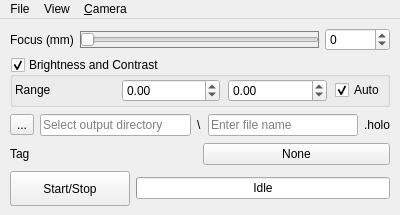
<?xml version="1.0" encoding="UTF-8"?>
<ui version="4.0">
 <class>LightUI</class>
 <widget class="QMainWindow" name="LightUI">
  <property name="geometry">
   <rect>
    <x>0</x>
    <y>0</y>
    <width>400</width>
    <height>215</height>
   </rect>
  </property>
  <property name="minimumSize">
   <size>
    <width>3</width>
    <height>0</height>
   </size>
  </property>
  <property name="windowTitle">
   <string>Holovibes</string>
  </property>
  <property name="sizeGripEnabled" stdset="0">
   <bool>false</bool>
  </property>
  <widget class="QWidget" name="formLayoutWidget">
   <layout class="QVBoxLayout" name="verticalLayout">
    <property name="sizeConstraint">
     <enum>QLayout::SetDefaultConstraint</enum>
    </property>
    <property name="leftMargin">
     <number>10</number>
    </property>
    <property name="rightMargin">
     <number>10</number>
    </property>
    <item>
     <layout class="QHBoxLayout" name="horizontalLayout">
      <item>
       <widget class="QLabel" name="label">
        <property name="text">
         <string>Focus (mm)</string>
        </property>
       </widget>
      </item>
      <item>
       <widget class="QSlider" name="ZSlider">
        <property name="styleSheet">
         <string notr="true">border: 1px solid grey;</string>
        </property>
        <property name="maximum">
         <number>1000</number>
        </property>
        <property name="pageStep">
         <number>1</number>
        </property>
        <property name="orientation">
         <enum>Qt::Horizontal</enum>
        </property>
       </widget>
      </item>
      <item>
       <widget class="QSpinBox" name="ZSpinBox">
        <property name="sizePolicy">
         <sizepolicy hsizetype="Minimum" vsizetype="Fixed">
          <horstretch>0</horstretch>
          <verstretch>0</verstretch>
         </sizepolicy>
        </property>
        <property name="minimumSize">
         <size>
          <width>60</width>
          <height>0</height>
         </size>
        </property>
        <property name="minimum">
         <number>-10000</number>
        </property>
        <property name="maximum">
         <number>10000</number>
        </property>
       </widget>
      </item>
     </layout>
    </item>
    <item>
     <widget class="QGroupBox" name="ContrastCheckBox">
      <property name="sizePolicy">
       <sizepolicy hsizetype="MinimumExpanding" vsizetype="Maximum">
        <horstretch>0</horstretch>
        <verstretch>0</verstretch>
       </sizepolicy>
      </property>
      <property name="title">
       <string>Brightness and Contrast</string>
      </property>
      <property name="checkable">
       <bool>true</bool>
      </property>
      <property name="checked">
       <bool>true</bool>
      </property>
      <layout class="QGridLayout" name="gridLayout_3">
       <property name="leftMargin">
        <number>2</number>
       </property>
       <property name="topMargin">
        <number>2</number>
       </property>
       <property name="rightMargin">
        <number>2</number>
       </property>
       <property name="bottomMargin">
        <number>2</number>
       </property>
       <property name="horizontalSpacing">
        <number>0</number>
       </property>
       <property name="verticalSpacing">
        <number>2</number>
       </property>
       <item row="2" column="1" rowspan="3">
        <layout class="QHBoxLayout" name="horizontalLayout_8">
         <property name="spacing">
          <number>8</number>
         </property>
         <item>
          <widget class="QLabel" name="ContrastRangeLabel">
           <property name="enabled">
            <bool>true</bool>
           </property>
           <property name="sizePolicy">
            <sizepolicy hsizetype="Expanding" vsizetype="Fixed">
             <horstretch>1</horstretch>
             <verstretch>0</verstretch>
            </sizepolicy>
           </property>
           <property name="statusTip">
            <string>The lower and upper limit of the contrast</string>
           </property>
           <property name="text">
            <string>Range</string>
           </property>
          </widget>
         </item>
         <item>
          <widget class="QDoubleSpinBox" name="ContrastMinDoubleSpinBox">
           <property name="enabled">
            <bool>true</bool>
           </property>
           <property name="sizePolicy">
            <sizepolicy hsizetype="Expanding" vsizetype="Fixed">
             <horstretch>1</horstretch>
             <verstretch>0</verstretch>
            </sizepolicy>
           </property>
           <property name="minimum">
            <double>-100.000000000000000</double>
           </property>
           <property name="maximum">
            <double>100.000000000000000</double>
           </property>
           <property name="singleStep">
            <double>0.010000000000000</double>
           </property>
          </widget>
         </item>
         <item>
          <widget class="QDoubleSpinBox" name="ContrastMaxDoubleSpinBox">
           <property name="enabled">
            <bool>true</bool>
           </property>
           <property name="sizePolicy">
            <sizepolicy hsizetype="Expanding" vsizetype="Fixed">
             <horstretch>1</horstretch>
             <verstretch>0</verstretch>
            </sizepolicy>
           </property>
           <property name="minimum">
            <double>-100.000000000000000</double>
           </property>
           <property name="maximum">
            <double>100.000000000000000</double>
           </property>
           <property name="singleStep">
            <double>0.010000000000000</double>
           </property>
          </widget>
         </item>
         <item>
          <widget class="QCheckBox" name="AutoRefreshContrastCheckBox">
           <property name="text">
            <string>Auto</string>
           </property>
           <property name="checked">
            <bool>true</bool>
           </property>
          </widget>
         </item>
        </layout>
       </item>
      </layout>
     </widget>
    </item>
    <item>
     <layout class="QHBoxLayout" name="outputFileSelectionLayout">
      <property name="spacing">
       <number>6</number>
      </property>
      <property name="leftMargin">
       <number>0</number>
      </property>
      <property name="rightMargin">
       <number>0</number>
      </property>
      <item>
       <widget class="QToolButton" name="OutputFileBrowseToolButton">
        <property name="text">
         <string>...</string>
        </property>
        <property name="shortcut">
         <string>Ctrl+S</string>
        </property>
       </widget>
      </item>
      <item>
       <widget class="holovibes::gui::Drag_drop_lineedit" name="OutputFilePathLineEdit">
        <property name="inputMask">
         <string/>
        </property>
        <property name="text">
         <string/>
        </property>
        <property name="dragEnabled">
         <bool>false</bool>
        </property>
        <property name="readOnly">
         <bool>true</bool>
        </property>
        <property name="placeholderText">
         <string>Select output directory</string>
        </property>
       </widget>
      </item>
      <item>
       <widget class="QLabel" name="filepathLabel">
        <property name="text">
         <string>\</string>
        </property>
       </widget>
      </item>
      <item>
       <widget class="QLineEdit" name="OutputFileNameLineEdit">
        <property name="placeholderText">
         <string>Enter file name</string>
        </property>
       </widget>
      </item>
      <item>
       <widget class="QLabel" name="fileExtensionLabel">
        <property name="text">
         <string>.holo</string>
        </property>
       </widget>
      </item>
     </layout>
    </item>
    <item>
     <layout class="QGridLayout" name="recordedEyeGridLayout">
      <item row="0" column="0" colspan="3">
       <widget class="QLabel" name="RecordedEyeLabel">
        <property name="toolTip">
         <string>Which eye is being recorded.</string>
        </property>
        <property name="text">
         <string>Tag</string>
        </property>
       </widget>
      </item>
      <item row="0" column="3" colspan="3">
       <widget class="QPushButton" name="RecordedEyePushButton">
        <property name="toolTip">
         <string>Switch between left eye, right eye or none</string>
        </property>
        <property name="text">
         <string>None</string>
        </property>
       </widget>
      </item>
     </layout>
    </item>
    <item>
     <layout class="QHBoxLayout" name="horizontalLayout_2">
      <item>
       <widget class="QPushButton" name="startButton">
        <property name="sizePolicy">
         <sizepolicy hsizetype="Maximum" vsizetype="Fixed">
          <horstretch>0</horstretch>
          <verstretch>0</verstretch>
         </sizepolicy>
        </property>
        <property name="minimumSize">
         <size>
          <width>120</width>
          <height>35</height>
         </size>
        </property>
        <property name="maximumSize">
         <size>
          <width>120</width>
          <height>35</height>
         </size>
        </property>
        <property name="text">
         <string>Start/Stop</string>
        </property>
        <property name="shortcut">
         <string>Alt+R</string>
        </property>
        <property name="checkable">
         <bool>true</bool>
        </property>
       </widget>
      </item>
      <item>
       <widget class="QProgressBar" name="recordProgressBar">
        <property name="value">
         <number>0</number>
        </property>
        <property name="format">
         <string>Idle</string>
        </property>
       </widget>
      </item>
     </layout>
    </item>
   </layout>
  </widget>
  <widget class="QMenuBar" name="menuBar">
   <property name="geometry">
    <rect>
     <x>0</x>
     <y>0</y>
     <width>400</width>
     <height>22</height>
    </rect>
   </property>
   <widget class="QMenu" name="menuOptions">
    <property name="title">
     <string>File</string>
    </property>
    <addaction name="actionPreset"/>
    <addaction name="actionQuit"/>
   </widget>
   <widget class="QMenu" name="menuView">
    <property name="title">
     <string>View</string>
    </property>
    <addaction name="actionConfiguration_UI"/>
   </widget>
   <widget class="QMenu" name="menu_Camera">
    <property name="title">
     <string>&amp;Camera</string>
    </property>
    <widget class="QMenu" name="menu_Model">
     <property name="title">
      <string>&amp;Model</string>
     </property>
     <addaction name="actionNone"/>
     <addaction name="actionPhantom_S710"/>
     <addaction name="actionAmetekS711EuresysCoaxlinkQSPF+"/>
     <addaction name="actionAmetekS991EuresysCoaxlinkQSPF+"/>
    </widget>
    <addaction name="menu_Model"/>
    <addaction name="actionSettings"/>
   </widget>
   <addaction name="menuOptions"/>
   <addaction name="menuView"/>
   <addaction name="menu_Camera"/>
  </widget>
  <action name="actionConfiguration_UI">
   <property name="text">
    <string>Configuration panel</string>
   </property>
   <property name="shortcut">
    <string>Alt+M</string>
   </property>
  </action>
  <action name="actionQuit">
   <property name="text">
    <string>Quit</string>
   </property>
   <property name="shortcut">
    <string>Ctrl+Q</string>
   </property>
  </action>
  <action name="actionPreset">
   <property name="text">
    <string>Preset</string>
   </property>
   <property name="shortcut">
    <string>Ctrl+P</string>
   </property>
  </action>
  <action name="actionNone">
   <property name="text">
    <string>None</string>
   </property>
  </action>
  <action name="actionPhantom_S710">
   <property name="text">
    <string>Ametek S710 Euresys Coaxlink Octo</string>
   </property>
  </action>
  <action name="actionAmetekS711EuresysCoaxlinkQSPF+">
   <property name="text">
    <string>Ametek S711 Euresys Coaxlink QSPF+</string>
   </property>
  </action>
  <action name="actionAmetekS991EuresysCoaxlinkQSPF+">
   <property name="text">
    <string>Ametek S991 Euresys Coaxlink QSPF+</string>
   </property>
  </action>
  <action name="actionSettings">
   <property name="enabled">
    <bool>false</bool>
   </property>
   <property name="text">
    <string>Settings</string>
   </property>
   <property name="shortcut">
    <string>Alt+C</string>
   </property>
  </action>
 </widget>
 <customwidgets>
  <customwidget>
   <class>holovibes::gui::Drag_drop_lineedit</class>
   <extends>QLineEdit</extends>
   <header>gui_drag_drop_lineedit.hh</header>
  </customwidget>
 </customwidgets>
 <resources/>
 <connections>
  <connection>
   <sender>actionQuit</sender>
   <signal>triggered()</signal>
   <receiver>LightUI</receiver>
   <slot>close()</slot>
   <hints>
    <hint type="sourcelabel">
     <x>-1</x>
     <y>-1</y>
    </hint>
    <hint type="destinationlabel">
     <x>228</x>
     <y>38</y>
    </hint>
   </hints>
  </connection>
  <connection>
   <sender>OutputFileBrowseToolButton</sender>
   <signal>clicked()</signal>
   <receiver>LightUI</receiver>
   <slot>browse_record_output_file_ui()</slot>
   <hints>
    <hint type="sourcelabel">
     <x>21</x>
     <y>74</y>
    </hint>
    <hint type="destinationlabel">
     <x>199</x>
     <y>69</y>
    </hint>
   </hints>
  </connection>
  <connection>
   <sender>OutputFileNameLineEdit</sender>
   <signal>editingFinished()</signal>
   <receiver>LightUI</receiver>
   <slot>set_record_file_name()</slot>
   <hints>
    <hint type="sourcelabel">
     <x>280</x>
     <y>74</y>
    </hint>
    <hint type="destinationlabel">
     <x>199</x>
     <y>69</y>
    </hint>
   </hints>
  </connection>
  <connection>
   <sender>startButton</sender>
   <signal>toggled(bool)</signal>
   <receiver>LightUI</receiver>
   <slot>start_stop_recording(bool)</slot>
   <hints>
    <hint type="sourcelabel">
     <x>70</x>
     <y>111</y>
    </hint>
    <hint type="destinationlabel">
     <x>199</x>
     <y>69</y>
    </hint>
   </hints>
  </connection>
  <connection>
   <sender>actionConfiguration_UI</sender>
   <signal>triggered()</signal>
   <receiver>LightUI</receiver>
   <slot>open_configuration_ui()</slot>
   <hints>
    <hint type="sourcelabel">
     <x>-1</x>
     <y>-1</y>
    </hint>
    <hint type="destinationlabel">
     <x>199</x>
     <y>69</y>
    </hint>
   </hints>
  </connection>
  <connection>
   <sender>actionPreset</sender>
   <signal>triggered()</signal>
   <receiver>LightUI</receiver>
   <slot>set_preset()</slot>
   <hints>
    <hint type="sourcelabel">
     <x>-1</x>
     <y>-1</y>
    </hint>
    <hint type="destinationlabel">
     <x>199</x>
     <y>69</y>
    </hint>
   </hints>
  </connection>
  <connection>
   <sender>ZSpinBox</sender>
   <signal>valueChanged(int)</signal>
   <receiver>LightUI</receiver>
   <slot>z_value_changed(int)</slot>
   <hints>
    <hint type="sourcelabel">
     <x>358</x>
     <y>43</y>
    </hint>
    <hint type="destinationlabel">
     <x>199</x>
     <y>69</y>
    </hint>
   </hints>
  </connection>
  <connection>
   <sender>ZSlider</sender>
   <signal>valueChanged(int)</signal>
   <receiver>LightUI</receiver>
   <slot>z_value_changed(int)</slot>
   <hints>
    <hint type="sourcelabel">
     <x>201</x>
     <y>43</y>
    </hint>
    <hint type="destinationlabel">
     <x>199</x>
     <y>69</y>
    </hint>
   </hints>
  </connection>
  <connection>
   <sender>ContrastCheckBox</sender>
   <signal>clicked(bool)</signal>
   <receiver>LightUI</receiver>
   <slot>set_contrast_mode(bool)</slot>
   <hints>
    <hint type="sourcelabel">
     <x>381</x>
     <y>382</y>
    </hint>
    <hint type="destinationlabel">
     <x>667</x>
     <y>304</y>
    </hint>
   </hints>
  </connection>
  <connection>
   <sender>ContrastMinDoubleSpinBox</sender>
   <signal>valueChanged(double)</signal>
   <receiver>LightUI</receiver>
   <slot>set_contrast_min(double)</slot>
   <hints>
    <hint type="sourcelabel">
     <x>318</x>
     <y>360</y>
    </hint>
    <hint type="destinationlabel">
     <x>375</x>
     <y>0</y>
    </hint>
   </hints>
  </connection>
  <connection>
   <sender>ContrastMaxDoubleSpinBox</sender>
   <signal>valueChanged(double)</signal>
   <receiver>LightUI</receiver>
   <slot>set_contrast_max(double)</slot>
   <hints>
    <hint type="sourcelabel">
     <x>378</x>
     <y>360</y>
    </hint>
    <hint type="destinationlabel">
     <x>305</x>
     <y>310</y>
    </hint>
   </hints>
  </connection>
  <connection>
   <sender>AutoRefreshContrastCheckBox</sender>
   <signal>clicked(bool)</signal>
   <receiver>LightUI</receiver>
   <slot>set_contrast_auto_refresh(bool)</slot>
   <hints>
    <hint type="sourcelabel">
     <x>349</x>
     <y>364</y>
    </hint>
    <hint type="destinationlabel">
     <x>681</x>
     <y>396</y>
    </hint>
   </hints>
  </connection>
  <connection>
   <sender>actionNone</sender>
   <signal>triggered(bool)</signal>
   <receiver>LightUI</receiver>
   <slot>camera_none()</slot>
   <hints>
    <hint type="sourcelabel">
     <x>-1</x>
     <y>-1</y>
    </hint>
    <hint type="destinationlabel">
     <x>123</x>
     <y>0</y>
    </hint>
   </hints>
  </connection>
  <connection>
   <sender>actionPhantom_S710</sender>
   <signal>triggered()</signal>
   <receiver>LightUI</receiver>
   <slot>camera_phantom()</slot>
   <hints>
    <hint type="sourcelabel">
     <x>-1</x>
     <y>-1</y>
    </hint>
    <hint type="destinationlabel">
     <x>604</x>
     <y>397</y>
    </hint>
   </hints>
  </connection>
  <connection>
   <sender>actionAmetekS711EuresysCoaxlinkQSPF+</sender>
   <signal>triggered()</signal>
   <receiver>LightUI</receiver>
   <slot>camera_ametek_s711_coaxlink_qspf_plus()</slot>
   <hints>
    <hint type="sourcelabel">
     <x>-1</x>
     <y>-1</y>
    </hint>
    <hint type="destinationlabel">
     <x>604</x>
     <y>397</y>
    </hint>
   </hints>
  </connection>
  <connection>
   <sender>actionAmetekS991EuresysCoaxlinkQSPF+</sender>
   <signal>triggered()</signal>
   <receiver>LightUI</receiver>
   <slot>camera_ametek_s991_coaxlink_qspf_plus()</slot>
   <hints>
    <hint type="sourcelabel">
     <x>-1</x>
     <y>-1</y>
    </hint>
    <hint type="destinationlabel">
     <x>604</x>
     <y>397</y>
    </hint>
   </hints>
  </connection>
  <connection>
   <sender>actionSettings</sender>
   <signal>triggered()</signal>
   <receiver>LightUI</receiver>
   <slot>configure_camera()</slot>
   <hints>
    <hint type="sourcelabel">
     <x>-1</x>
     <y>-1</y>
    </hint>
    <hint type="destinationlabel">
     <x>87</x>
     <y>0</y>
    </hint>
   </hints>
  </connection>
  <connection>
   <sender>RecordedEyePushButton</sender>
   <signal>clicked()</signal>
   <receiver>LightUI</receiver>
   <slot>update_recorded_eye()</slot>
   <hints>
    <hint type="sourcelabel">
     <x>295</x>
     <y>150</y>
    </hint>
    <hint type="destinationlabel">
     <x>199</x>
     <y>107</y>
    </hint>
   </hints>
  </connection>
 </connections>
 <slots>
  <slot>start_stop_recording(bool)</slot>
  <slot>browse_record_output_file_ui()</slot>
  <slot>set_record_file_name()</slot>
  <slot>open_configuration_ui()</slot>
  <slot>set_preset()</slot>
  <slot>z_value_changed(int)</slot>
  <slot>set_contrast_mode(bool)</slot>
  <slot>set_contrast_min(double)</slot>
  <slot>set_contrast_max(double)</slot>
  <slot>set_contrast_auto_refresh(bool)</slot>
  <slot>camera_none()</slot>
  <slot>camera_phantom()</slot>
  <slot>camera_ametek_s711_coaxlink_qspf_plus()</slot>
  <slot>camera_ametek_s991_coaxlink_qspf_plus()</slot>
  <slot>configure_camera()</slot>
  <slot>update_recorded_eye()</slot>
 </slots>
</ui>
